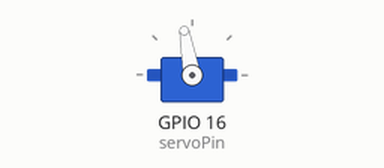
A sketch run on a simulated ESP8266 (NodeMCU). On the bench: servo. WiFi joins after 1.5 s; servers stay silent unless stated; what the sketch prints to the serial monitor is not drawn.

Above: at 2.0 s.
Timing chart, 0 to 3.5 s (numbered marks = the images above):
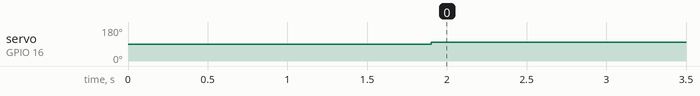

Measured:
- by itself, servo on GPIO 16 (servoPin): 90° → 100° at 1.9 s

The sketch:

claw.ino
```cpp
#include <ESP8266WiFi.h>
#include <ESP8266HTTPClient.h>
#include <WiFiClient.h>
#include <Servo.h>
const char* ssid = "kyle-hotspot";
const char* password =  "";

Servo servo;

WiFiClient client;

bool isPressed = false;

const int servoPin = 16;

void setup() {
  Serial.begin(9600);
  WiFi.begin(ssid, password);     //Connect to my WiFi router
  Serial.println("");
  Serial.print("Connecting"); //initiall step just displaying connecting
  // Wait for connection
  while (WiFi.status() != WL_CONNECTED) { //the llop wiil execute till wifi is not connected
    delay(500);
    Serial.print(".");
  }

  servo.attach(servoPin);

  //If connection successful show IP address in serial monitor
  Serial.println("");
  Serial.print("Connected to ");
  Serial.println(ssid);// connected to given ssid
  Serial.print("IP address: ");
  Serial.println(WiFi.localIP());  //IP address assigned to your ESP

  client.connect("10.42.0.54", 5000);
}

void openClaw() {
  servo.write(0);
}

void closeClaw() {
  servo.write(100);
}


void loop(){
  // Serial.println("Sending request...");
  HTTPClient http;
  http.begin(client, "http://10.42.0.54:5000/status");
  // Serial.println(http.GET());
  http.GET();
  int pressed = http.getString().toInt();
  bool currentPressed = pressed > 0;
  if (currentPressed != isPressed) {
    isPressed = currentPressed;
    Serial.println(isPressed ? "pressed" : "released");
  }

  if (isPressed) {
    openClaw();
  } else {
    closeClaw();
  }

  delay(20);
}
```
